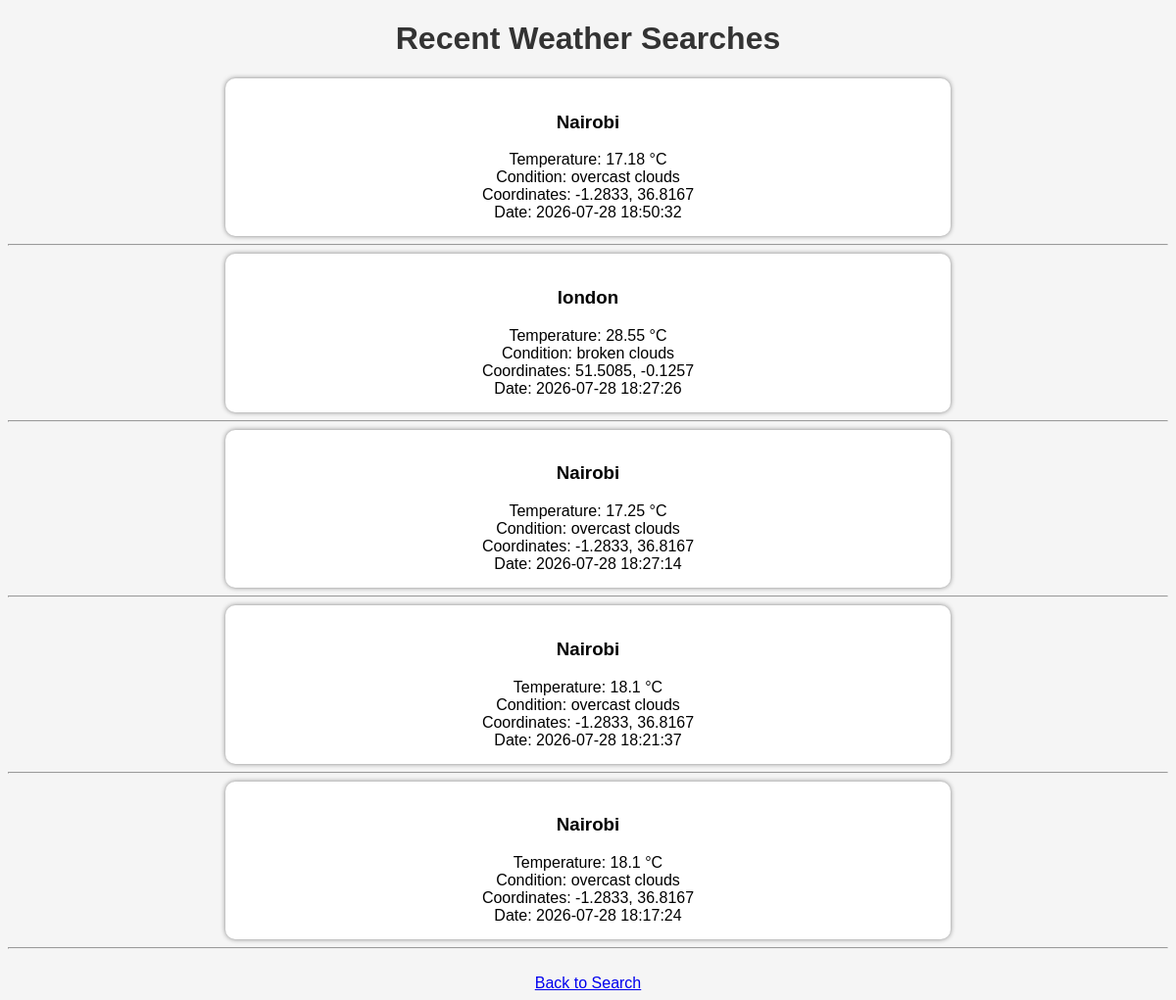
Screenshot of /WeatherApp/history.php with the database file from the repository.
### tables this page shows
CREATE TABLE `searches` (
  `id` int(11) NOT NULL,
  `location` varchar(100) DEFAULT NULL,
  `temperature` varchar(50) DEFAULT NULL,
  `weather` varchar(100) DEFAULT NULL,
  `latitude` varchar(50) DEFAULT NULL,
  `longitude` varchar(50) DEFAULT NULL,
  `search_time` timestamp NOT NULL DEFAULT current_timestamp()
);

### WeatherApp/history.php (the view, shortened to what this page needs)
<?php
include "config.php";
?>
<!DOCTYPE html>
<html>
<head>
<link rel="stylesheet" href="style.css">
</head>
<body>
<h1>
Recent Weather Searches
</h1>
<?php
$sql = "SELECT * FROM searches
ORDER BY search_time DESC";
$result = mysqli_query($conn,$sql);
if(mysqli_num_rows($result)>0){
while($row=mysqli_fetch_assoc($result)){
echo "
<div class='history-box'>
<h3>
".$row['location']."
</h3>
Temperature:
".$row['temperature']." °C
<br>
Condition:
".$row['weather']."
<br>
Coordinates:
".$row['latitude'].",
".$row['longitude']."
<br>
Date:
".$row['search_time']."
</div>
<hr>
";
}
}
else{
echo "
<h3>
No searches available
</h3>
";
}
?>
<br>
<a href="index.php">
Back to Search
</a>
</body>
</html>

### WeatherApp/style.css (style rules this page uses)
body { font-family: Arial, sans-serif; text-align:center; background:#f5f5f5; }
h1 { color:#333; }
.history-box { background:white; width:60%; margin:auto; padding:15px; border-radius:10px; box-shadow:0px 0px 5px gray; }

### rows the page displays
searches: location "Nairobi", temperature "17.18", weather "overcast clouds", latitude "-1.2833", longitude "36.8167", search_time "2026-07-28 18:50:32"
searches: location "london", temperature "28.55", weather "broken clouds", latitude "51.5085", longitude "-0.1257", search_time "2026-07-28 18:27:26"
searches: location "Nairobi", temperature "17.25", weather "overcast clouds", latitude "-1.2833", longitude "36.8167", search_time "2026-07-28 18:27:14"
searches: location "Nairobi", temperature "18.1", weather "overcast clouds", latitude "-1.2833", longitude "36.8167", search_time "2026-07-28 18:21:37"
searches: location "Nairobi", temperature "18.1", weather "overcast clouds", latitude "-1.2833", longitude "36.8167", search_time "2026-07-28 18:17:24"
